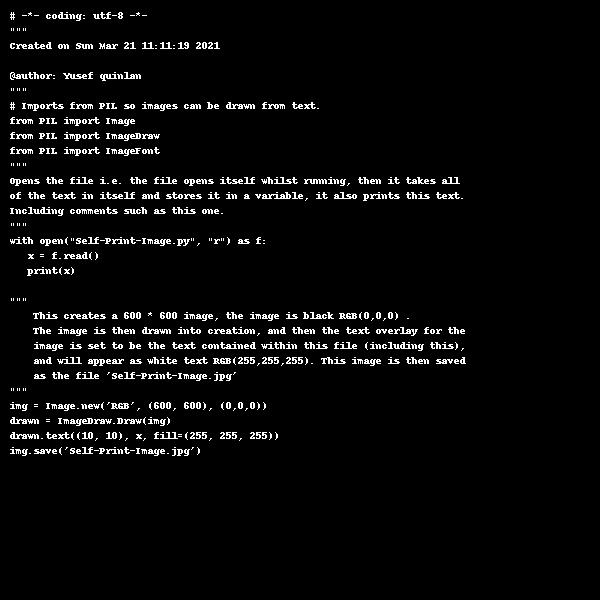

Write Python code to recreate this figure.
# -*- coding: utf-8 -*-
"""
Created on Sun Mar 21 11:11:19 2021

@author: Yusef quinlan
"""
# Imports from PIL so images can be drawn from text.
from PIL import Image
from PIL import ImageDraw
from PIL import ImageFont
"""
Opens the file i.e. the file opens itself whilst running, then it takes all
of the text in itself and stores it in a variable, it also prints this text.
Including comments such as this one.
"""
with open("Self-Print-Image.py", "r") as f:
   x = f.read()
   print(x)

"""
    This creates a 600 * 600 image, the image is black RGB(0,0,0) .
    The image is then drawn into creation, and then the text overlay for the
    image is set to be the text contained within this file (including this),
    and will appear as white text RGB(255,255,255). This image is then saved
    as the file 'Self-Print-Image.jpg'
"""
img = Image.new('RGB', (600, 600), (0,0,0))
drawn = ImageDraw.Draw(img)
drawn.text((10, 10), x, fill=(255, 255, 255))
img.save('Self-Print-Image.jpg')
